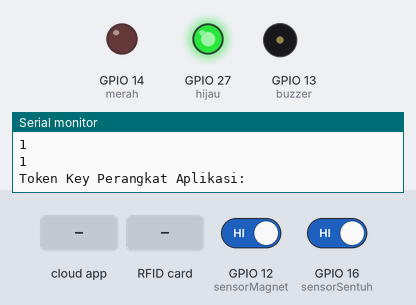
A sketch run on a simulated ESP32. On the bench: output pins drawn as LEDs (lit = HIGH), buzzer (waves = sounding, pin HIGH), the last lines printed to the serial monitor. The test bench sets the inputs (shaded band); at power-on: GPIO 12 (sensorMagnet) HIGH, GPIO 16 (sensorSentuh) HIGH. WiFi joins after 1.5 s; servers stay silent unless stated; uploads are accepted with an empty reply; the local clock reads 2024-03-15 10:24:30 at power-on unless the sketch sets it; random numbers use the default seed unless the sketch sets one; the Firebase database answers and starts empty; pins used as bus, display or sensor lines are not drawn.

Above: at 3.7 s.
3.8 s: the phone or cloud app sets status to Terkunci
At 7.4 s:
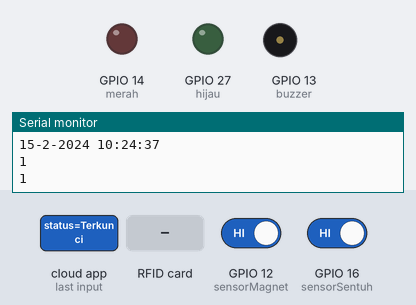
At 8.8 s:
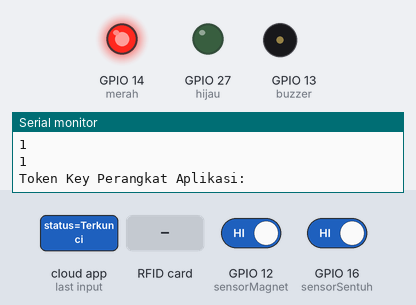
9.1 s: the phone or cloud app sets status to Buka
At 10.33 s:
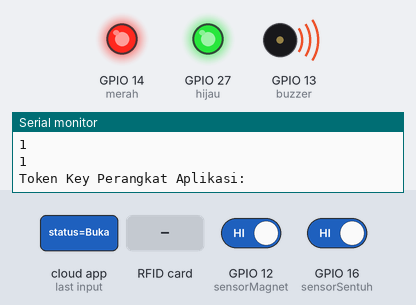
At 11.6 s:
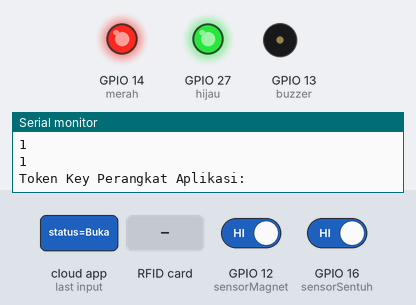
12.6 s: the phone or cloud app sets fcmtoken to Terkunci
20.1 s: RFID card 77 12 05 52 held to the reader
28.5 s: GPIO 12 (sensorMagnet) driven LOW
35.5 s: RFID card 5E 7A 19 C4 held to the reader
Timing chart, 0 to 46.9 s (numbered marks = the images above; inputs shaded):
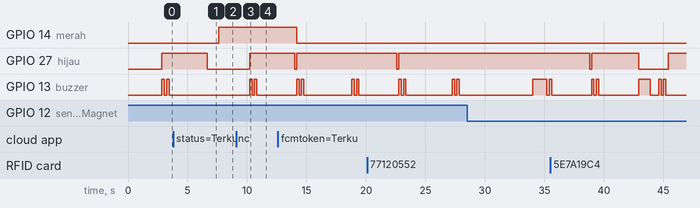

Measured:
- after the input at 3.8 s, GPIO 14 (merah): LOW → HIGH after 3.8 s
- after the input at 9.1 s, GPIO 27 (hijau): LOW → HIGH after 1.1 s; GPIO 13 (buzzer): alternates HIGH for 0.20 s and LOW for 0.20 s, 4 changes in all, then stays LOW, starting after 1.1 s
- by itself, GPIO 13 (buzzer): alternates HIGH for 0.20 s and LOW for 0.20 s

The sketch:

new_rfid.ino
```cpp
#include <SPI.h>
#include <MFRC522.h>
#include <WiFi.h>
#include <ESP32Ping.h>
#include <HTTPClient.h>
#include <ArduinoJson.h>
#include <FirebaseESP32.h>
#include "time.h"

#define SS_PIN 21
#define RST_PIN 5
#define FIREBASE_HOST "https://kuncipintu-60301-default-rtdb.asia-southeast1.firebasedatabase.app/"
#define FIREBASE_AUTH "N0LjVCJd52Ibxeh7kWyHBJaDfZcfQRc46eOJhbyT"


StaticJsonDocument<700> doc;
HTTPClient http;

String DEVICE_ID="77120552";
String WIFI_SSID = "test";
String WIFI_PASSWORD = "12345679";
String googlDotCom = "www.google.com";
String BASE_URL = "https://fcm.googleapis.com/fcm/send";
String FBStatus;
String id = "";
String username = "";
String statusPintu="tutup";
String deviceTokenKey = ""; //device token key
String response;
String body;

int relay = 5 ;
int buzzer = 13;
int sensorMagnet = 12;
int merah = 14;
int hijau = 27;
int sensorSentuh = 16; // capactitive touch sensorMagnet - Arduino Digital pin D1
int stateSensorMagnet;
int stateSensorSentuh;
int jumlahInvalid=0;
int randomNumber;

bool ditemukan = false;

const char* ntpServer = "pool.ntp.org";
const long  gmtOffset_sec = 6 * 3600;
const int   daylightOffset_sec = 3600;


FirebaseData firebaseData;


MFRC522 rfid(SS_PIN, RST_PIN); // Instance of the class

MFRC522::MIFARE_Key key;

// Init array that will store new NUID
byte nuidPICC[3];

void setup() {
  Serial.begin(9600);
  SPI.begin(); // Init SPI bus
  rfid.PCD_Init(); // Init MFRC522
  Firebase.begin(FIREBASE_HOST, FIREBASE_AUTH);
  pinMode(relay, OUTPUT);
  pinMode(buzzer, OUTPUT);
  pinMode(merah, OUTPUT);
  pinMode(hijau, OUTPUT);
  pinMode(sensorMagnet, INPUT_PULLUP);
  pinMode(sensorSentuh, INPUT_PULLUP);
  digitalWrite(relay, HIGH);

  configTime(gmtOffset_sec, daylightOffset_sec, ntpServer);
  connectWifi();
}

void loop() {

  randomNumber = random(1000000);
  stateSensorMagnet = digitalRead(sensorMagnet);
  stateSensorSentuh = digitalRead(sensorSentuh);
  Serial.println(waktuSekarang());
  Serial.println(stateSensorMagnet);
  Serial.println(stateSensorSentuh);

  if(deviceTokenKey=="")
  {
      if(Firebase.getString(firebaseData, "/fcmtoken/"+DEVICE_ID+"/fcmtoken"))
      {
        deviceTokenKey=firebaseData.stringData();
        Serial.println("Token Key Perangkat Aplikasi:"+ deviceTokenKey);
      }
  }

  if(Firebase.getString(firebaseData, "/bukapintu/"+DEVICE_ID+"/status"))
  {
     if(firebaseData.stringData() == "Terkunci")
     {
        digitalWrite(merah,HIGH);
        Serial.println("Pintu Terkunci Otomatis, Silahkan Buka Dari Aplikasi");
        delay(1000);
        return;
     }
  }

  if (stateSensorMagnet == 0)
  {
    if(statusPintu=="buka")
    {
       buzzerPanjang();
       statusPintu="tutup";
    }

    hijauMati();
    digitalWrite(relay, HIGH);
  }

  if (stateSensorSentuh == HIGH)
  {
    hijauHidup();
    buzzerPendek();

    digitalWrite(relay, LOW);
    delay(3000);
    digitalWrite(relay, HIGH);

    hijauMati();

  }


  if (Firebase.getString(firebaseData, "/bukapintu/"+DEVICE_ID+"/status"))
  {
    if (firebaseData.stringData() == "Buka")
    {

      merahMati();
      hijauHidup();

      Serial.println("Pintu Dibuka...");
      buzzerPendek();
      digitalWrite(relay, LOW);
      jumlahInvalid=0;

      delay(3000);

      if (stateSensorMagnet == 0)
      {
        if (Firebase.setString(firebaseData, "/bukapintu/"+DEVICE_ID+"/status/", "Tutup"))
        {
          hijauMati();
          digitalWrite(relay, HIGH);
          buzzerPanjang();
        }
      }
    }
  }

  Serial.println("Silahkan Scan E-KTP Anda");

  delay(500);
  // Look for new cards
  if ( ! rfid.PICC_IsNewCardPresent())
    return;

  // Verify if the NUID has been readed
  if ( ! rfid.PICC_ReadCardSerial())
    return;

  Serial.print(F("PICC type: "));
  MFRC522::PICC_Type piccType = rfid.PICC_GetType(rfid.uid.sak);
  Serial.println(rfid.PICC_GetTypeName(piccType));

  Serial.println(F("A new card has been detected."));

  // Store NUID into nuidPICC array
  for (byte i = 0; i < 4; i++) {
    nuidPICC[i] = rfid.uid.uidByte[i];
  }

  id = String(printHexToDecimal(printHex(rfid.uid.uidByte, rfid.uid.size)));

  Serial.println("Id Pengguna:" + id);

  if (Firebase.getString(firebaseData, "/pengguna/"+DEVICE_ID+"/"+ id))
  {
    Serial.println(id + " Ditemukan");
    statusPintu="buka";
    ditemukan = true;
    buzzerPendek();
    digitalWrite(relay, LOW);
    hijauHidup();

    delay(3000);


  }


  else
  {
    merahHidup();
    Serial.println("ID Tidak Ditemukan");
    id = "";
    buzzerPanjang();
    merahMati();
    jumlahInvalid++;

    if (Firebase.setString(firebaseData, "/notifikasi/"+ DEVICE_ID +"/" +String(randomNumber) + "/notifikasi", "Seseorang tidak dikenal telah mengakses pintu"))
    {
      Serial.println("Sukses Mengirim Notifikasi Pengguna Tidak Dikenal");
    }

    delay(2000);

    if (Firebase.setString(firebaseData, "/notifikasi/"+ DEVICE_ID + "/" + String(randomNumber) + "/time", waktuSekarang()))
    {
      Serial.println("Sukses Mengirim Time");
    }

    if(jumlahInvalid==10)
    {
      Firebase.setString(firebaseData, "/bukapintu/"+DEVICE_ID+"/status/", "Terkunci");
      sendPopUp("Pintu Dikunci ", "Silahkan Buka Aplikasi Android");
      delay(2000);

      if (Firebase.setString(firebaseData, "/notifikasi/"+ DEVICE_ID +"/" +String(randomNumber) + "/notifikasi", "Pintu Terkunci Otomatis, Silahkan Buka Dengan Aplikasi "))
      {
        Serial.println("Sukses Mengirim Notifikasi Pintu Terkunci");
      }

      delay(2000);

      if (Firebase.setString(firebaseData, "/notifikasi/"+ DEVICE_ID + "/" + String(randomNumber) + "/time", waktuSekarang()))
      {
        Serial.println("Sukses Mengirim Time");
      }


      return;
    }


    sendPopUp("Pengguna Tidak Dikenal", "Hati-Hati, Ada Pengguna Tidak Dikenal Mencoba Mengakses Pintu");

  }

  if (ditemukan)
  {
    if (Firebase.getString(firebaseData, "/pengguna/" + DEVICE_ID+"/"+ id + "/username"))
    {
      username = firebaseData.stringData();
    }


    if (Firebase.setString(firebaseData, "/notifikasi/"+ DEVICE_ID +"/" +String(randomNumber) + "/notifikasi", username + " telah mengakses pintu dengan menggunakan E-KTP"))
    {
      Serial.println("Sukses Mengirim Username");
    }

    delay(2000);

    if (Firebase.setString(firebaseData, "/notifikasi/"+ DEVICE_ID + "/" + String(randomNumber) + "/time", waktuSekarang()))
    {
      Serial.println("Sukses Mengirim Time");
    }


    sendPopUp("Pintu Dibuka",username+" Telah Membuka Pintu Dengan Menggunakan KTP");

    ditemukan = false;
    username = "";
    id = "";
    jumlahInvalid=0;
  }


  // Halt PICC
  rfid.PICC_HaltA();

  // Stop encryption on PCD
  rfid.PCD_StopCrypto1();

}


/**
   Helper routine to dump a byte array as hex values to Serial.
*/
String printHex(byte *buffer, byte bufferSize) {
  String hasilDex = "";

  for (byte i = 0; i < bufferSize; i++) {

    if (hasilDex.length() < 7)
    {
      if (buffer[i] < 0x10)
      {
        hasilDex += "0" + String(buffer[i], HEX);
      }

      else
      {
        hasilDex += String(buffer[i], HEX);
      }
    }

  }

  return hasilDex;

}

int printHexToDecimal(String value)
{

  //hasil=1781106690
  Serial.println("value:" + value);
  int val = 0;
  int pangkat = 0;
  for (int i = 0; i < value.length(); i++)
  {
    pangkat = pow(16, value.length() - i - 1);

    if (value[i] == 'a')
    {
      val += 10 * pangkat;
    }

    else if (value[i] == 'b')
    {
      val += 11 * pangkat;
    }

    else if (value[i] == 'c')
    {
      val += 12 * pangkat;
    }

    else if (value[i] == 'd')
    {
      val += 13 * pangkat;
    }

    else if (value[i] == 'e')
    {
      val += 14 * pangkat;
    }

    else if (value[i] == 'f')
    {
      val += 15 * pangkat;
    }

    else
    {
      val += String(value[i]).toInt() * pangkat;
    }
  }

  return val;
}

/**
   Helper routine to dump a byte array as dec values to Serial.
*/
void printDec(byte *buffer, byte bufferSize) {
  for (byte i = 0; i < bufferSize; i++) {
    Serial.print(buffer[i] < 0x10 ? " 0" : "");
    Serial.print(buffer[i], DEC);
  }
}

void printRandom(String value)
{
  //  String value="6A298802";

  int val = 0;
  int pangkat = 0;
  for (int i = 0; i < value.length(); i++)
  {
    pangkat = pow(16, value.length() - i - 1);

    if (value[i] == 'A')
    {
      val += 10 * pangkat;
    }

    else if (value[i] == 'B')
    {
      val += 11 * pangkat;
    }

    else if (value[i] == 'C')
    {
      val += 12 * pangkat;
    }

    else if (value[i] == 'D')
    {
      val += 13 * pangkat;
    }

    else if (value[i] == 'E')
    {
      val += 14 * pangkat;
    }

    else if (value[i] == 'F')
    {
      val += 15 * pangkat;
    }

    else
    {
      val += String(value[i]).toInt() * pangkat;
    }
    pangkat = 0;
  }

  Serial.println(val);
}

void connectWifi()
{
  //menampilkan menyambungkan ke wifi
  Serial.println("Connecting To Wifi");
  //mulai menghubungkan dengan ssid(nama wifi) dan password wifi diatas
  WiFi.begin(WIFI_SSID.c_str(), WIFI_PASSWORD.c_str());

  //selama belum terhubung tampilkan titik titik
  while (WiFi.status() != WL_CONNECTED)
  {
    Serial.print(".");
    delay(500);
  }

  Serial.println("Wifi Connected");
  Serial.println(WiFi.SSID());
  Serial.println(WiFi.macAddress());

  //lakukan test koneksi ke google
  if (Ping.ping(googlDotCom.c_str()))
  {
    Serial.println("Connected to Internet");
  }

}

void merahHidup()
{
  digitalWrite(merah, HIGH);
}

void merahMati()
{
  digitalWrite(merah, LOW);
}

void hijauHidup()
{
  digitalWrite(hijau, HIGH);
}

void hijauMati()
{
  digitalWrite(hijau, LOW);
}


void buzzerPendek()
{

  for (int i = 0; i <= 1; i++)
  {
    digitalWrite(buzzer, HIGH);
    delay(200);
    digitalWrite(buzzer, LOW);
    delay(200);
  }

}


void buzzerPanjang()
{
  digitalWrite(buzzer, HIGH);
  delay(1000);
  digitalWrite(buzzer, LOW);
}


String waktuSekarang()
{
  struct tm timeinfo;
  if (!getLocalTime(&timeinfo)) {
    Serial.println("Failed to obtain time");
  }


  int tanggal = timeinfo.tm_mday;
  int bulan = timeinfo.tm_mon;
  int tahun = timeinfo.tm_year + 1900;

  int jam = timeinfo.tm_hour;
  int menit = timeinfo.tm_min;
  int detik = timeinfo.tm_sec;

  String waktu = String(tanggal) + "-" + String(bulan) + "-" + String(tahun) + " " + String(jam) + ":" + String(menit) + ":" + String(detik);

  return waktu;

}


void sendPopUp(String judul, String isi)
{
  body="";
  http.begin(BASE_URL);
  http.addHeader("Authorization", "key=AAAAviyvsLI:APA91bGGnqVeKaOcjViI6Xpj_K21Rj4_2o_V-5rWH5t6rLsk32IwybUIJ_vbzpBX08VaOCnhf9g5CL3dwAwVuGq1xRFEeDmUThOkkVb_9LxK0WU9wSBMIRqPJfDz8KkAdCXROG8znZ6V");
  http.addHeader("Content-Type", "application/json");

  doc["to"] = deviceTokenKey;

  JsonObject notificationObject = doc.createNestedObject("notification");
  notificationObject["body"] = isi;
  notificationObject["OrganizationId"] = 2;
  notificationObject["content_available"] = true;
  notificationObject["priority"] = "high";
  notificationObject["subtitle"] = "Notifikasi ESP-32";
  notificationObject["title"] = judul;

  serializeJson(doc, body);
  Serial.println(body);

  http.POST(body);
  response = http.getString();
  Serial.println("response:"+response);


}
```
